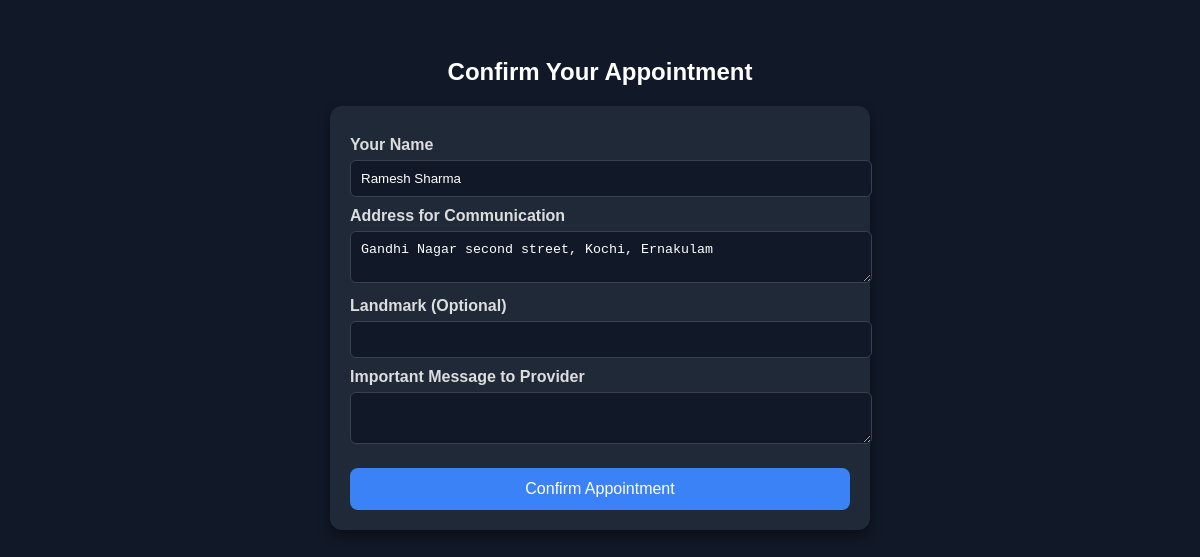
Screenshot of /appointment_details.php?provider_id=8&service_id=0 (signed in) with the database file from the repository.
### tables this page shows
CREATE TABLE `users` (
  `user_id` int(11) NOT NULL,
  `name` varchar(50) NOT NULL,
  `email` varchar(60) NOT NULL,
  `password` varchar(100) NOT NULL,
  `phone` varchar(14) DEFAULT NULL,
  `role` enum('customer','provider','admin') DEFAULT 'customer',
  `status` enum('pending','approved','rejected') NOT NULL DEFAULT 'pending',
  `address` text DEFAULT NULL,
  `created_at` timestamp NOT NULL DEFAULT current_timestamp()
);

### appointment_details.php (the view, shortened to what this page needs)
<?php
include 'Login_dbconn.php';
$customer_id = $_SESSION['user_id'];
$stmt = $conn->prepare("SELECT name, address FROM users WHERE user_id = ?");
$stmt->bind_param("i", $customer_id);
$stmt->execute();
$result = $stmt->get_result();
$customer = $result->fetch_assoc();
?>
<!DOCTYPE html>
<html>
<head>
</head>
<body>
    <h2 style="text-align:center;">Confirm Your Appointment</h2>
    <form action="save_appointment.php" method="POST" onsubmit="showPopup()">
        <label>Your Name</label>
        <input type="text" value="<?php echo htmlspecialchars($customer['name']); ?>" readonly>
        <label>Address for Communication</label>
        <textarea name="address" required><?php echo htmlspecialchars($customer['address']); ?></textarea>
        <label>Landmark (Optional)</label>
        <input type="text" name="landmark">
        <label>Important Message to Provider</label>
        <textarea name="message"></textarea>
        <button type="submit">Confirm Appointment</button>
    </form>
</body>
</html>

### appointment_details.php (style rules this page uses)
body { font-family: Arial, sans-serif; padding: 30px; background: #111827; color: #fff; }
form { max-width: 500px; margin: auto; background: #1f2937; padding: 20px; border-radius: 12px; box-shadow: 0 6px 12px rgba(0,0,0,0.4); }
label { display: block; margin-top: 10px; font-weight: bold; color: #ddd; }
input, textarea { width: 100%; padding: 10px; margin-top: 6px; border: 1px solid #374151; border-radius: 6px; background: #111827; color: #fff; }
button { margin-top: 20px; padding: 12px; width: 100%; font-size: 16px; cursor: pointer; background: #3b82f6; color: #fff; border: none; border-radius: 8px; }

### rows the page displays
users: name "Ramesh Sharma", address "Gandhi Nagar second street, Kochi, Ernakulam"
